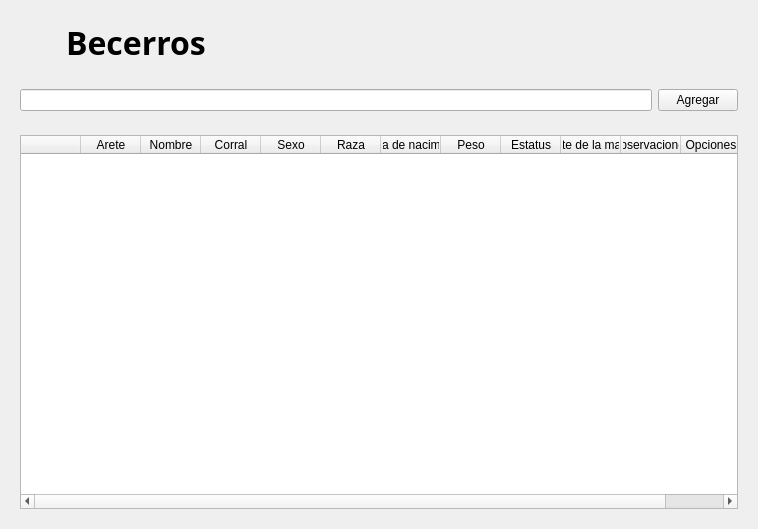
<?xml version="1.0" encoding="UTF-8"?>
<ui version="4.0">
 <class>widget_4</class>
 <widget class="QWidget" name="widget_4">
  <property name="geometry">
   <rect>
    <x>0</x>
    <y>0</y>
    <width>758</width>
    <height>529</height>
   </rect>
  </property>
  <property name="windowTitle">
   <string>SDLG - Becerros</string>
  </property>
  <layout class="QVBoxLayout" name="verticalLayout">
   <item>
    <widget class="QWidget" name="widget" native="true">
     <layout class="QHBoxLayout" name="horizontalLayout">
      <item>
       <widget class="QLabel" name="label_2">
        <property name="minimumSize">
         <size>
          <width>40</width>
          <height>40</height>
         </size>
        </property>
        <property name="maximumSize">
         <size>
          <width>40</width>
          <height>40</height>
         </size>
        </property>
        <property name="text">
         <string/>
        </property>
        <property name="pixmap">
         <pixmap resource="resources.qrc">:/icons/img/icons/Nbecerro.png</pixmap>
        </property>
        <property name="scaledContents">
         <bool>true</bool>
        </property>
       </widget>
      </item>
      <item>
       <widget class="QLabel" name="label">
        <property name="font">
         <font>
          <family>Segoe UI Variable Display Semib</family>
          <pointsize>24</pointsize>
          <weight>75</weight>
          <bold>true</bold>
         </font>
        </property>
        <property name="text">
         <string>Becerros</string>
        </property>
       </widget>
      </item>
      <item>
       <spacer name="horizontalSpacer">
        <property name="orientation">
         <enum>Qt::Horizontal</enum>
        </property>
        <property name="sizeHint" stdset="0">
         <size>
          <width>570</width>
          <height>20</height>
         </size>
        </property>
       </spacer>
      </item>
     </layout>
    </widget>
   </item>
   <item>
    <widget class="QWidget" name="widget_2" native="true">
     <layout class="QHBoxLayout" name="horizontalLayout_2">
      <item>
       <widget class="QLineEdit" name="lineEdit"/>
      </item>
      <item>
       <widget class="QPushButton" name="indexbtn2">
        <property name="text">
         <string>Agregar</string>
        </property>
        <property name="icon">
         <iconset resource="resources.qrc">
          <normaloff>:/icons/img/icons/agregar.png</normaloff>:/icons/img/icons/agregar.png</iconset>
        </property>
        <property name="iconSize">
         <size>
          <width>20</width>
          <height>20</height>
         </size>
        </property>
        <property name="checkable">
         <bool>true</bool>
        </property>
        <property name="autoExclusive">
         <bool>true</bool>
        </property>
       </widget>
      </item>
     </layout>
    </widget>
   </item>
   <item>
    <widget class="QWidget" name="widget_3" native="true">
     <layout class="QGridLayout" name="gridLayout">
      <item row="0" column="0">
       <widget class="QTableWidget" name="tableWidget">
        <attribute name="horizontalHeaderDefaultSectionSize">
         <number>60</number>
        </attribute>
        <column>
         <property name="text">
          <string/>
         </property>
        </column>
        <column>
         <property name="text">
          <string>Arete</string>
         </property>
        </column>
        <column>
         <property name="text">
          <string>Nombre</string>
         </property>
        </column>
        <column>
         <property name="text">
          <string>Corral</string>
         </property>
        </column>
        <column>
         <property name="text">
          <string>Sexo</string>
         </property>
        </column>
        <column>
         <property name="text">
          <string>Raza</string>
         </property>
        </column>
        <column>
         <property name="text">
          <string>Fecha de nacimiento</string>
         </property>
        </column>
        <column>
         <property name="text">
          <string>Peso</string>
         </property>
        </column>
        <column>
         <property name="text">
          <string>Estatus</string>
         </property>
        </column>
        <column>
         <property name="text">
          <string>Arete de la madre</string>
         </property>
        </column>
        <column>
         <property name="text">
          <string>Observaciones</string>
         </property>
        </column>
        <column>
         <property name="text">
          <string>Opciones</string>
         </property>
        </column>
       </widget>
      </item>
     </layout>
    </widget>
   </item>
  </layout>
 </widget>
 <resources>
  <include location="resources.qrc"/>
 </resources>
 <connections/>
</ui>
